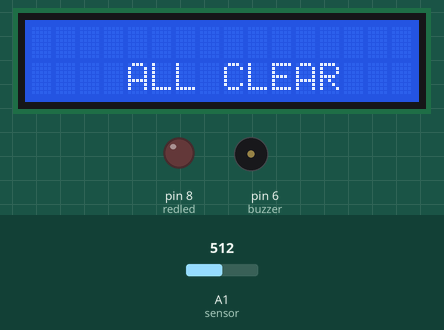
Bench run of a sketch on a simulated Arduino Uno, built with avr-gcc and run on an emulated ATmega328P. Shown: 16×2 character LCD, output pins drawn as LEDs (lit = HIGH), buzzer (waves = sounding). The test bench sets the inputs (shaded band); at power-on: A1 (sensor) = 512. What the sketch prints to the serial monitor is not drawn.

Above: at 1.2 s.
1.3 s: A1 (sensor) set to 694
At 2.8 s:
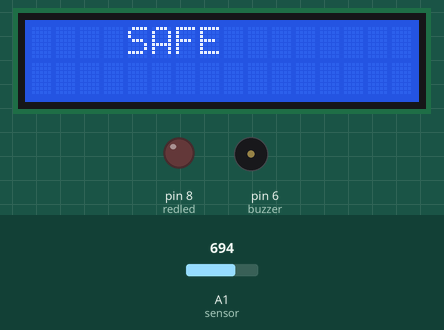
4.0 s: A1 (sensor) set to 718
At 4.8 s:
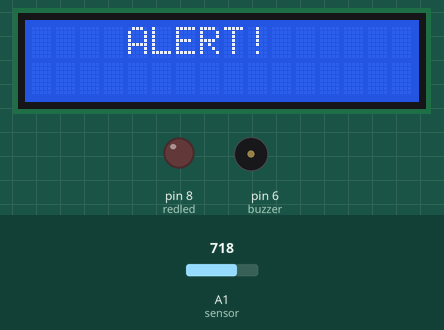
At 17.75 s:
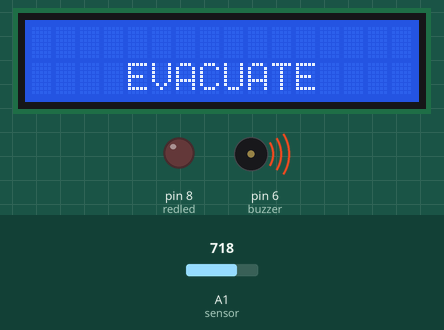
Timing chart, 0 to 17.8 s (numbered marks = the images above; inputs shaded):
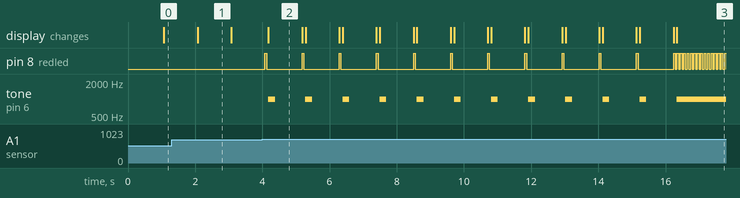

Measured:
- the behaviour switches between 700 and 701 on A1 (sensor) (found by bisection; images 1 and 2)
- after the input at 4.0 s, pin 8 (redled): goes 11 × (HIGH 0.05 s, LOW 1.1 s), 15 × (HIGH 0.05 s, LOW 0.05 s), then HIGH, starting after 0.08 s; tone on pin 6 (buzzer): alternates 1000 Hz for 0.20 s and silent for 0.91 s, starting after 0.18 s; the display: changes after 0.18 s (image 2)
- what the display in image 1 shows lasts 1.0 s, from 2.1 s to 3.1 s

The sketch:

src_code.ino
```cpp
// Initialize the library with the numbers of the interface pins
#include <LiquidCrystal.h>
LiquidCrystal lcd(12,11,5,4,3,2);

//LED to arduino digital pin 8;
int redled = 8;
//buzzer to arduino pin 6
int buzzer = 6;
//Gas Sensor to arduino analog pin A1
int sensor = A1;
// Threshold value for sensor
int sensorThresh = 700;
//initialize
int timElapsed=0;

void setup(){
  pinMode(redled, OUTPUT);//Set LED -pin 8 as an output
  pinMode(buzzer,OUTPUT);//Set LED - pin 6 as an output
  pinMode(sensor,INPUT);//Set Gas sensor - pin A1 as an input
  Serial.begin(9600);
  //Set the characters and column numbers.
  lcd.begin(16,2);
}

void loop()
{
  int analogValue = analogRead(sensor);
  Serial.print(analogValue);
  //checks if it has reached the threshold value
  if(analogValue>sensorThresh)
  {
    digitalWrite(redled,HIGH);//turn LED on
    delay(50);// small delay
    digitalWrite(redled,LOW);
    delay(50);//small delay
    //if  threshold is exceeded for less than or equal to 10 sec
       if(timElapsed <= 10){
        tone(buzzer,1000,200);
        lcd.clear();
        lcd.setCursor(4,0); //Set the Row 4, Col 0 position.
          lcd.print("ALERT!");
        delay(1000);// delays for 1 sec
        lcd.clear();//clears the LCD screen
      }
      //if  threshold is exceeded for more than 10 sec
      if(timElapsed >10){
        lcd.setCursor(4,1); //Set the Row 4, Col 1 position.
        lcd.print("EVACUATE");//Displays "EVACUATE" on the LCD screen
            tone(buzzer,1000,10000);//Send 1KHz sound signal..

      }
   timElapsed++;//Increases timElapsed counter by 1.
  }
  //no tone,LED off & LCD screen displays
    else{
      digitalWrite(redled,LOW);
      noTone(buzzer);
      lcd.clear();
      lcd.setCursor(4,0); //Set the Row 4, Col 0 position.
      lcd.print("SAFE");//Displays "SAFE" on LCD screen.
      delay(1000);//delay for 1 sec
      lcd.clear();//clear the LCD screen
      lcd.setCursor(4,1); //Set the Row 4, Col 1 position.
      lcd.print("ALL CLEAR");//Displays "All CLEAR" on LCD Screen.
      delay(1000);//delay for 1 sec
      timElapsed=0;//initialize time elapsed to 0
  }
}
```
